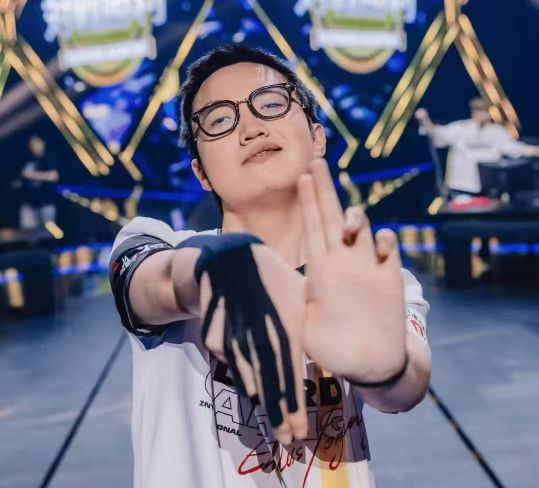
#> input picture lab/lab01/test_zmjjkk.jpg, 1077 x 976 px (shown at 1/2 size)
$ python test_cv.py
#> lines starting #> are read from the running program, lines starting #| are printed output that depends on the picture
import cv2
import numpy as np
import matplotlib.pyplot as plt

if __name__ == "__main__":
    img = cv2.imread('test_zmjjkk.jpg')
#> img is the input picture: shape (976, 1077, 3); mean B, G, R 124.8, 107.1, 107.2

    height= img.shape[0]
#> height = 976
    width = img.shape[1]
#> width = 1077
    channels = img.shape[2]
#> channels = 3
    dtype = img.dtype
    print("图像基本信息：")
    print(f" 宽度 (width)：{width}")
#|  宽度 (width)：1077
    print(f" 高度 (height)：{height}")
#|  高度 (height)：976
    print(f" 通道数 (channels)：{channels}")
#|  通道数 (channels)：3
    print(f" 像素数据类型 (dtype)：{dtype}")
#|  像素数据类型 (dtype)：uint8

    plt.figure(figsize=(8,8))
    plt.imshow(cv2.cvtColor(img, cv2.COLOR_BGR2RGB))
    plt.show()
    cv2.imwrite('Image.jpg', img)

    gray_image = cv2.cvtColor(img, cv2.COLOR_BGR2GRAY)
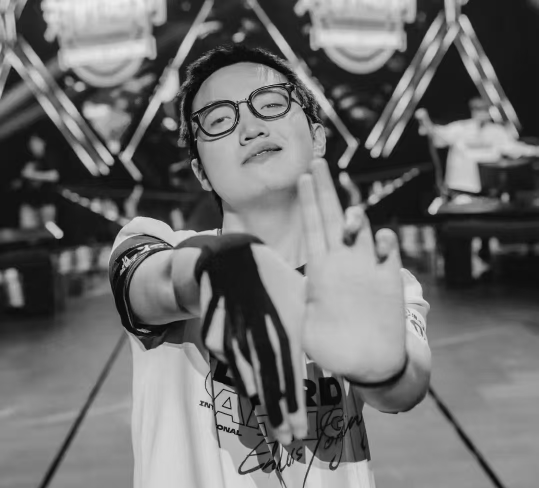
#> gray_image: shape (976, 1077) (shown at 1/2 size); min 1, max 244, mean 109.1
    plt.figure(figsize=(8,8))
    plt.imshow(cv2.cvtColor(gray_image, cv2.COLOR_BGR2RGB))
    plt.show()
    cv2.imwrite('gray_example.jpg', gray_image)

    p=img[10, 15]
#> p = [143, 179, 227]
    print(f"像素 (15, 10) 的 BGR 值: {p}")
#| 像素 (15, 10) 的 BGR 值: [143 179 227]

    crop = img[150:450, 350:650]
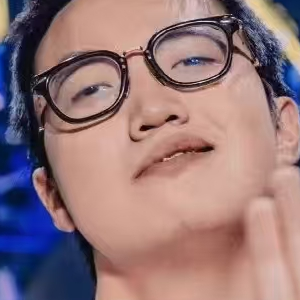
#> crop: shape (300, 300, 3); mean B, G, R 121.4, 119.1, 148.3
    cv2.imwrite('crop_example.jpg', crop)
